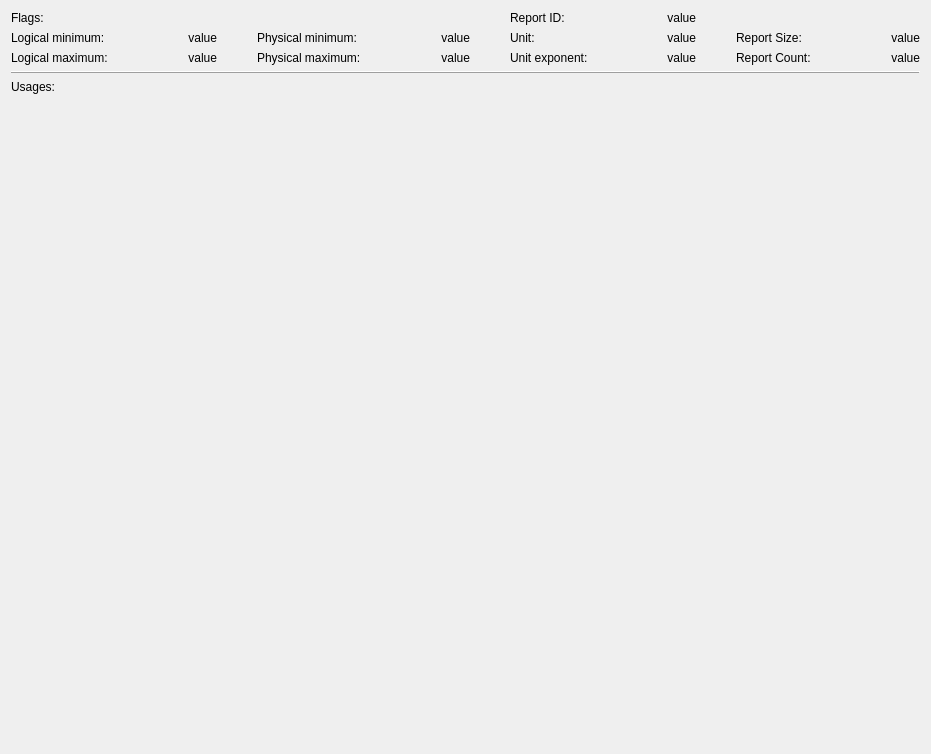
<?xml version="1.0" encoding="UTF-8"?>
<ui version="4.0">
 <class>ControlSubWidget</class>
 <widget class="QWidget" name="ControlSubWidget">
  <property name="geometry">
   <rect>
    <x>0</x>
    <y>0</y>
    <width>931</width>
    <height>754</height>
   </rect>
  </property>
  <property name="windowTitle">
   <string>Form</string>
  </property>
  <layout class="QVBoxLayout" name="verticalLayout_2">
   <item>
    <widget class="QWidget" name="widget" native="true">
     <layout class="QGridLayout" name="gridLayout">
      <property name="leftMargin">
       <number>0</number>
      </property>
      <property name="topMargin">
       <number>0</number>
      </property>
      <property name="rightMargin">
       <number>0</number>
      </property>
      <property name="bottomMargin">
       <number>0</number>
      </property>
      <property name="horizontalSpacing">
       <number>40</number>
      </property>
      <item row="1" column="1">
       <widget class="QLabel" name="logMinValue">
        <property name="text">
         <string>value</string>
        </property>
        <property name="alignment">
         <set>Qt::AlignRight|Qt::AlignTrailing|Qt::AlignVCenter</set>
        </property>
       </widget>
      </item>
      <item row="2" column="3">
       <widget class="QLabel" name="phyMaxValue">
        <property name="text">
         <string>value</string>
        </property>
        <property name="alignment">
         <set>Qt::AlignRight|Qt::AlignTrailing|Qt::AlignVCenter</set>
        </property>
       </widget>
      </item>
      <item row="1" column="3">
       <widget class="QLabel" name="phyMinValue">
        <property name="text">
         <string>value</string>
        </property>
        <property name="alignment">
         <set>Qt::AlignRight|Qt::AlignTrailing|Qt::AlignVCenter</set>
        </property>
       </widget>
      </item>
      <item row="2" column="5">
       <widget class="QLabel" name="unitExpValue">
        <property name="text">
         <string>value</string>
        </property>
        <property name="alignment">
         <set>Qt::AlignRight|Qt::AlignTrailing|Qt::AlignVCenter</set>
        </property>
       </widget>
      </item>
      <item row="2" column="1">
       <widget class="QLabel" name="logMaxValue">
        <property name="text">
         <string>value</string>
        </property>
        <property name="alignment">
         <set>Qt::AlignRight|Qt::AlignTrailing|Qt::AlignVCenter</set>
        </property>
       </widget>
      </item>
      <item row="1" column="5">
       <widget class="QLabel" name="unitValue">
        <property name="text">
         <string>value</string>
        </property>
        <property name="alignment">
         <set>Qt::AlignRight|Qt::AlignTrailing|Qt::AlignVCenter</set>
        </property>
       </widget>
      </item>
      <item row="2" column="2">
       <widget class="QLabel" name="phyMaxLabel">
        <property name="text">
         <string>Physical maximum:</string>
        </property>
       </widget>
      </item>
      <item row="2" column="4">
       <widget class="QLabel" name="unitExpLabel">
        <property name="text">
         <string>Unit exponent:</string>
        </property>
       </widget>
      </item>
      <item row="1" column="4">
       <widget class="QLabel" name="unitLabel">
        <property name="text">
         <string>Unit:</string>
        </property>
       </widget>
      </item>
      <item row="1" column="2">
       <widget class="QLabel" name="phyMinLabel">
        <property name="text">
         <string>Physical minimum:</string>
        </property>
       </widget>
      </item>
      <item row="2" column="0">
       <widget class="QLabel" name="logMaxLabel">
        <property name="text">
         <string>Logical maximum:</string>
        </property>
       </widget>
      </item>
      <item row="2" column="7">
       <widget class="QLabel" name="reportCountValue">
        <property name="text">
         <string>value</string>
        </property>
        <property name="alignment">
         <set>Qt::AlignRight|Qt::AlignTrailing|Qt::AlignVCenter</set>
        </property>
       </widget>
      </item>
      <item row="2" column="6">
       <widget class="QLabel" name="reportCountLabel">
        <property name="text">
         <string>Report Count:</string>
        </property>
       </widget>
      </item>
      <item row="1" column="0">
       <widget class="QLabel" name="logMinLabel">
        <property name="text">
         <string>Logical minimum:</string>
        </property>
       </widget>
      </item>
      <item row="0" column="4">
       <widget class="QLabel" name="ReportID">
        <property name="text">
         <string>Report ID:</string>
        </property>
       </widget>
      </item>
      <item row="0" column="5">
       <widget class="QLabel" name="reportIDValue">
        <property name="text">
         <string>value</string>
        </property>
        <property name="alignment">
         <set>Qt::AlignRight|Qt::AlignTrailing|Qt::AlignVCenter</set>
        </property>
       </widget>
      </item>
      <item row="1" column="6">
       <widget class="QLabel" name="reportSizeLabel">
        <property name="text">
         <string>Report Size:</string>
        </property>
       </widget>
      </item>
      <item row="1" column="7">
       <widget class="QLabel" name="reportSizeValue">
        <property name="text">
         <string>value</string>
        </property>
        <property name="alignment">
         <set>Qt::AlignRight|Qt::AlignTrailing|Qt::AlignVCenter</set>
        </property>
       </widget>
      </item>
      <item row="0" column="0">
       <widget class="QLabel" name="ReportID_2">
        <property name="text">
         <string>Flags:</string>
        </property>
       </widget>
      </item>
     </layout>
    </widget>
   </item>
   <item>
    <widget class="QFrame" name="frame">
     <property name="frameShape">
      <enum>QFrame::HLine</enum>
     </property>
     <property name="frameShadow">
      <enum>QFrame::Raised</enum>
     </property>
    </widget>
   </item>
   <item>
    <widget class="QLabel" name="usagesLabel">
     <property name="sizePolicy">
      <sizepolicy hsizetype="Preferred" vsizetype="Maximum">
       <horstretch>0</horstretch>
       <verstretch>0</verstretch>
      </sizepolicy>
     </property>
     <property name="text">
      <string>Usages:</string>
     </property>
    </widget>
   </item>
   <item>
    <widget class="QWidget" name="usages" native="true">
     <property name="sizePolicy">
      <sizepolicy hsizetype="Preferred" vsizetype="Expanding">
       <horstretch>0</horstretch>
       <verstretch>0</verstretch>
      </sizepolicy>
     </property>
    </widget>
   </item>
  </layout>
 </widget>
 <resources/>
 <connections/>
</ui>
